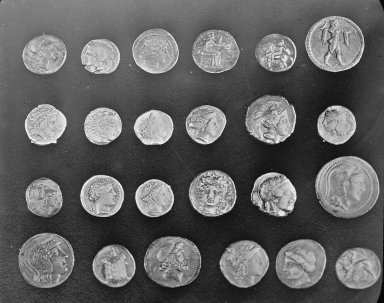
#> input picture skimage.data.coins(), 384 x 303 px
$ python '11.2 平行六面体分类法.py'
#> lines starting #> are read from the running program, lines starting #| are printed output that depends on the picture; after the words box and inside, x2 and y2 are one past the last pixel; in counts of white or black regions, pixels touching at a corner belong together
import skimage as ski
import plotly.express as px
from plotly.subplots import make_subplots
import numpy as np
# 读取图像
image = ski.data.coins()
#> image is the input picture: shape (303, 384); min 1, max 252, mean 96.9
# 转换训练标签
train_label = ski.io.imread('RsEx/coins_MIN_HEX/label.png')
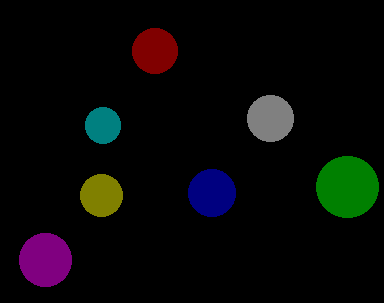
#> input picture RsEx/coins_MIN_HEX/label.png, 384 x 303 px, found by its file name
#> train_label is the input picture: shape (303, 384, 3); mean R, G, B 7.8, 8, 7.5
# 生成每种颜色的对应标签
color_map = {}
k = 0
for i in range(train_label.shape[0]):
    for j in range(train_label.shape[1]):
        if (tuple(train_label[i, j, :]) not in color_map):
            color_map[tuple(train_label[i, j, :])] = k
            k += 1
#> after the loop, k = 8
# 对每种颜色进行标签映射
train_label_copy = np.zeros((train_label.shape[0], train_label.shape[1]))
for i in range(train_label.shape[0]):
    for j in range(train_label.shape[1]):
        train_label_copy[i, j] = color_map[tuple(train_label[i, j, :])]
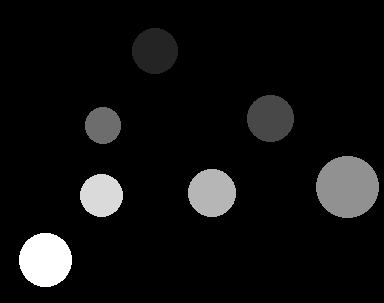
#> train_label_copy: shape (303, 384) float64; min 0, max 7, mean 0.463; drawn with min black and max white
train_label = train_label_copy.copy()
# 转换真实标签
true_label = ski.io.imread('RsEx/coins_label/label.png')
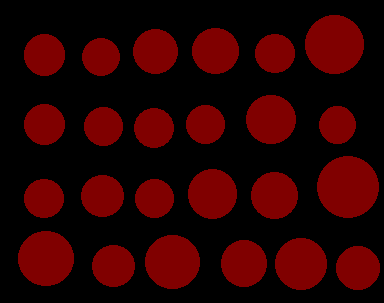
#> input picture RsEx/coins_label/label.png, 384 x 303 px, found by its file name
#> true_label is the input picture: shape (303, 384, 3); mean R, G, B 43.6, 0, 0
true_label = true_label[:, :, 0]
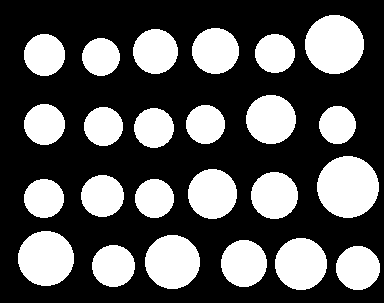
#> true_label: shape (303, 384); values 0 (black) and 128 (white), 34.1% white; 24 white regions, largest, box (x1, y1, x2, y2) and area: (317, 156, 379, 218) 3000, (305, 15, 364, 74) 2725, (18, 231, 74, 286) 2420

# 平行六面体分类法


def parallelepiped_classifier(train_data, train_label):
    # 求取train_label的唯一值
    unique_labels = np.unique(train_label)
#> unique_labels = [0, 1, 2, 3, 4, 5, 6, 7]
    # 对每一个unique_label求取对应的平行六面体
    parallelepipeds = []
    for label in unique_labels:
        if (label == 0):
            continue
        # 求取label为该值的最大、最小x,y坐标
        x_min, y_min = np.min(np.where(train_label == label), axis=1)
        x_max, y_max = np.max(np.where(train_label == label), axis=1)
        parallelepipeds.append([x_min, x_max, y_min, y_max])
#> this loop made 8 passes
#> (x_min, y_min, x_max, y_max) on passes 2 to 8: (28, 132, 73, 177), (95, 247, 141, 293), (107, 85, 143, 120), (156, 316, 217, 378), (169, 188, 216, 235), (174, 80, 216, 122), (233, 19, 286, 71)
#> after the loop, parallelepipeds = [[28, 73, 132, 177], [95, 141, 247, 293], [107, 143, 85, 120], [156, 217, 316, 378], [169, 216, 188, 235], [174, 216, 80, 122], [233, 286, 19, 71]]
    # 对每一个像素点进行分类
    result_label = np.zeros(train_label.shape)
    for i in range(train_label.shape[0]):
        for j in range(train_label.shape[1]):
            for k in range(len(parallelepipeds)):
                x_min, x_max, y_min, y_max = parallelepipeds[k]
                # 在哪个六面体内就属于哪个
                if (i >= x_min and i <= x_max and j >= y_min and j <= y_max):
                    result_label[i, j] = unique_labels[k+1]
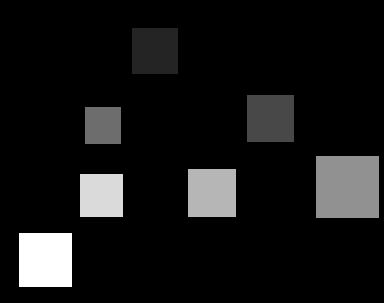
#> result_label: shape (303, 384) float64; min 0, max 7, mean 0.591; drawn with min black and max white
    return result_label


# 训练数据
result_label = parallelepiped_classifier(image, train_label)

# 显示分类结果
fig = make_subplots(rows=2, cols=2, subplot_titles=[
                    '原图', '训练标签', '真实标签', '平行六面体分类标签'])
for row, col, image_data in [(1, 1, image), (1, 2, train_label), (2, 1, true_label), (2, 2, result_label)]:
    fig.add_trace(
        px.imshow(image_data).data[0], row=row, col=col)
#> this loop made 4 passes
#> (row, col) on passes 1 to 4: (1, 1), (1, 2), (2, 1), (2, 2)
fig.update_yaxes(autorange='reversed')
fig.update_traces(colorscale='gray', coloraxis=None,
                  showscale=False, selector={'type': 'heatmap'})
fig.show()
